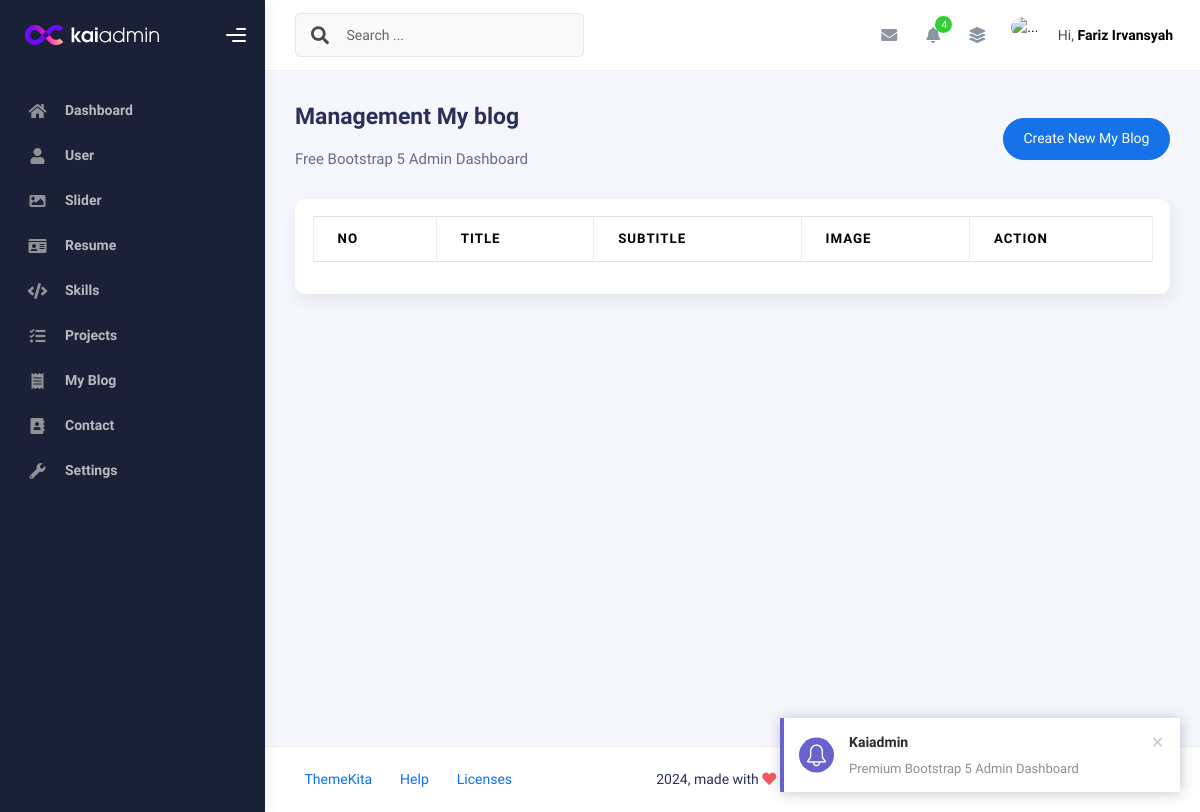
Page /project-crud-main/myblogs.php (signed in) on the earlier database version.
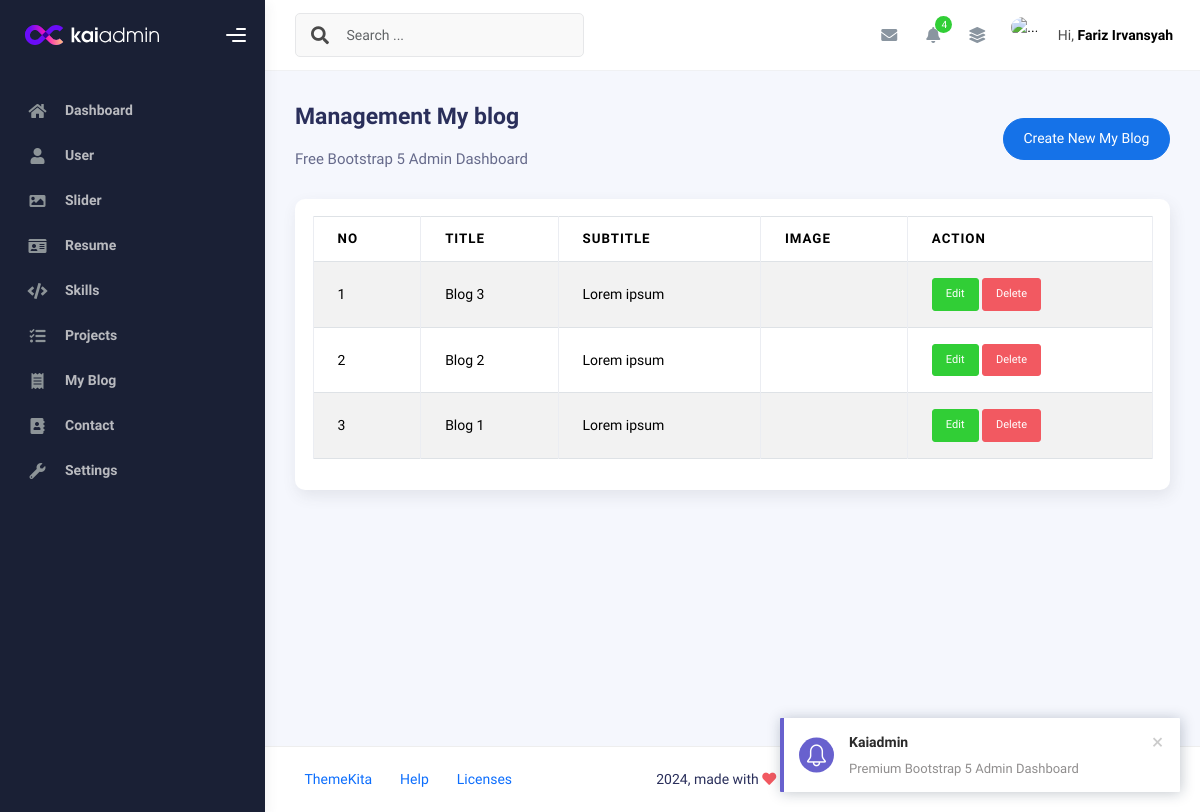
Same page on the later database version.
### tables this page shows
CREATE TABLE `myblog` (
  `id` int(11) NOT NULL,
  `title` varchar(50) NOT NULL,
  `subtitle` varchar(255) NOT NULL,
  `image` varchar(100) NOT NULL DEFAULT current_timestamp(),
  `link` varchar(100) DEFAULT NULL,
  `created_at` timestamp NOT NULL DEFAULT current_timestamp(),
  `updated_at` timestamp NULL DEFAULT NULL ON UPDATE current_timestamp()
);

### project-crud-main/myblogs.php (the view, shortened to what this page needs)
<?php
include 'config/koneksi.php';
$query = mysqli_query($conn, "SELECT * FROM myblog ORDER BY id DESC");
$rows = mysqli_fetch_all($query, MYSQLI_ASSOC);
?>
<!DOCTYPE html>
<html lang="en">
<head>
  <?php
  include "inc/css.php";
  ?>
</head>
<body>
  <div class="wrapper">
    <?php
    include "inc/sidebar.php";
    ?>
    <div class="main-panel">
      <div class="main-header">
        <?php
        include "inc/navbar.php";
        ?>
      </div>
      <div class="container">
        <div class="page-inner">
          <div class="d-flex align-items-left align-items-md-center flex-column flex-md-row pt-2 pb-4">
            <div>
              <h3 class="fw-bold mb-3">Management My blog</h3>
              <h6 class="op-7 mb-2">Free Bootstrap 5 Admin Dashboard</h6>
            </div>
            <div class="ms-md-auto py-2 py-md-0">
              <a href="create-myblog.php" class="btn btn-primary btn-round">Create New My Blog</a>
            </div>
          </div>
          <div class="row">
            <div class="col-sm-6 col-md-12">
              <div class="card">
                <div class="card-body">
                  <table class="table table-bordered table-striped">
                    <thead>
                      <tr>
                        <th>No</th>
                        <th>Title</th>
                        <th>Subtitle</th>
                        <th>Image</th>
                        <th>Action</th>
                      </tr>
                    </thead>
                    <tbody>
                      <?php foreach ($rows as $index => $row): ?>
                        <tr>
                          <td><?php echo $index += 1 ?></td>
                          <td><?php echo $row['title'] ?></td>
                          <td><?php echo $row['subtitle'] ?></td>
                          <td><img src="assets/img/<?= $row['image'] ?>" alt="" width="170"></td>
                          <td>
                            <a class="btn btn-success btn-sm"
                              href="create-myblog.php?edit=<?php echo $row['id'] ?>">Edit</a>
                            <a onclick="return confirm('Are you sure wanna delete this data?')"
                              class="btn btn-danger btn-sm" href="myblogs.php?delete=<?php echo $row['id'] ?>">Delete</a>
                          </td>
                        </tr>
                      <?php endforeach ?>
                    </tbody>
                  </table>
                </div>
              </div>
            </div>
          </div>
        </div>
      </div>
      <footer class="footer">
        <div class="container-fluid d-flex justify-content-between">
          <nav class="pull-left">
            <ul class="nav">
              <li class="nav-item">
                <a class="nav-link" href="http://www.themekita.com">
                  ThemeKita
                </a>
              </li>
              <li class="nav-item">
                <a class="nav-link" href="#"> Help </a>
              </li>
              <li class="nav-item">
                <a class="nav-link" href="#"> Licenses </a>
              </li>
            </ul>
          </nav>
          <div class="copyright">
            2024, made with <i class="fa fa-heart heart text-danger"></i> by
            <a href="http://www.themekita.com">ThemeKita</a>
          </div>
          <div>
            <a target="_blank" href="https://themewagon.com/">ThemeWagon</a>.
          </div>
        </div>
      </footer>
    </div>
  </div>
</body>
</html>

Differences in the rows shown:
added myblog: index "1", title "Blog 3", subtitle "Lorem ipsum"
added myblog: index "2", title "Blog 2", subtitle "Lorem ipsum"
added myblog: index "3", title "Blog 1", subtitle "Lorem ipsum"
